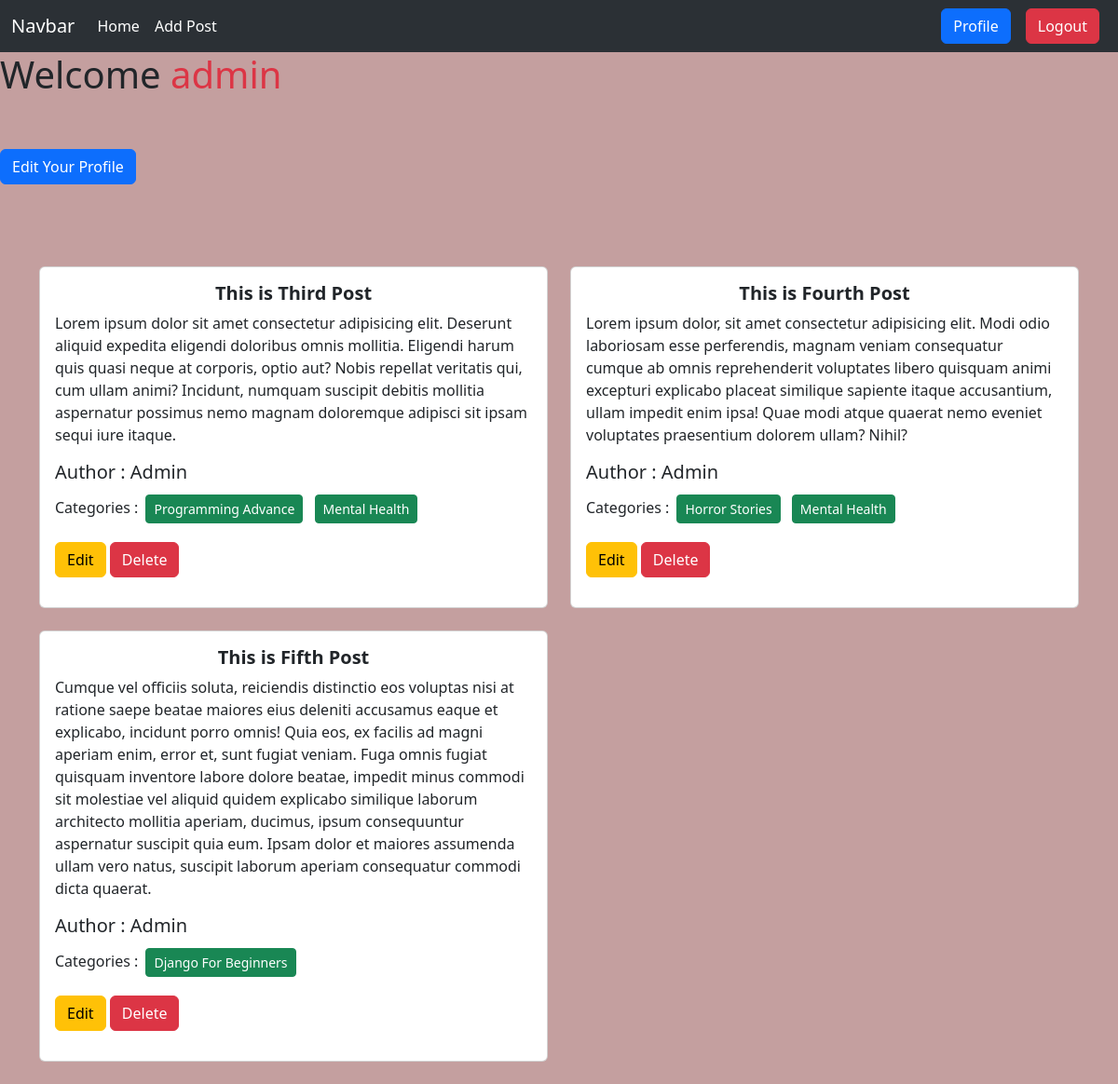
The app's page /author/profile/ (signed in) with its own data.
### posts/models.py (models this page shows, shortened)
class Post(models.Model):
    title = models.CharField(max_length=50)
    content = models.TextField()
    category = models.ManyToManyField(Category)
    author = models.ForeignKey(User,on_delete=models.CASCADE)

### categories/models.py (models this page shows, shortened)
class Category(models.Model):
    name = models.CharField(max_length=100)
    slug = models.SlugField(max_length=100,unique=True,null=True,blank=True)

### author/views.py (the view)
# urls.py: path('profile/',views.profile,name="profile"),
@login_required
def profile(request):
    data = Post.objects.filter(author=request.user)
    return render(request,'profile.html',{'data':data})

### author/templates/profile.html (shortened to what this page needs)
{% extends 'base.html' %}
{% load crispy_forms_tags %}
{% block content %}
<h1>
    Welcome <span class="text-danger">{{user.username}}</span>
</h1>
<br>
<br>
<p>
    <a href="{% url 'edit_profile' %}" class="btn btn-primary">Edit Your Profile</a>
</p>
<br>
<br>
<div class="container my-4">
    <div class="row row-cols-1 row-cols-md-2 g-4">
        {% for post in data %}
        <div class="col">
            <div class="card">
                <div class="card-body">
                    <h5 class="card-title text-center fw-bold"> {{post.title}} </h5>
                    <p class="card-text">{{post.content}}</p>
                    <h5>Author : {{post.author.first_name}} {{post.author.last_name}}</h5>
                    <p>
                        Categories :
                        {% for cat in post.category.all %}
                        <button class="btn btn-sm btn-success mx-1 my-1">{{cat.name}}</button>
                        {% endfor %}
                    </p>
                    <p>
                        <a href="{% url 'edit_post' post.id %}" class="btn btn-warning">Edit</a>
                        <a href="{% url 'delete_post' post.id %}" class="btn btn-danger">Delete</a>
                    </p>
                </div>
            </div>
        </div>
        {% endfor %}
    </div>
</div>
{% endblock content %}

### records on screen
Post: title "This is Third Post", content "Lorem ipsum dolor sit amet consectetur adipisicing elit. Deserunt aliquid expedita eligendi doloribus omnis mollitia. Eligendi harum quis quasi neque at corporis, optio aut? Nobis repellat veritatis qui, cum ullam animi? Incidunt, numquam suscipit debitis mollitia aspernatur possimus nemo magnam doloremque adipisci sit ipsam sequi iure itaque.", author.first_name "Admin"
Category: name "Programming Advance"
Category: name "Mental Health"
Post: title "This is Fourth Post", content "Lorem ipsum dolor, sit amet consectetur adipisicing elit. Modi odio laboriosam esse perferendis, magnam veniam consequatur cumque ab omnis reprehenderit voluptates libero quisquam animi excepturi explicabo placeat similique sapiente itaque accusantium, ullam impedit enim ipsa! Quae modi atque quaerat nemo eveniet voluptates praesentium dolorem ullam? Nihil?", author.first_name "Admin"
Category: name "Horror Stories"
Post: title "This is Fifth Post", content "Cumque vel officiis soluta, reiciendis distinctio eos voluptas nisi at ratione saepe beatae maiores eius deleniti accusamus eaque et explicabo, incidunt porro omnis! Quia eos, ex facilis ad magni aperiam enim, error et, sunt fugiat veniam. Fuga omnis fugiat quisquam inventore labore dolore beatae, impedit minus commodi sit molestiae vel aliquid quidem explicabo similique laborum architecto mollitia aperiam, ducimus, ipsum consequuntur aspernatur suscipit quia eum. Ipsam dolor et maiores assumenda ullam vero natus, suscipit laborum aperiam consequatur commodi dicta quaerat.", author.first_name "Admin"
Category: name "Django For Beginners"

### other values on screen
{{ user.username }} "admin"
